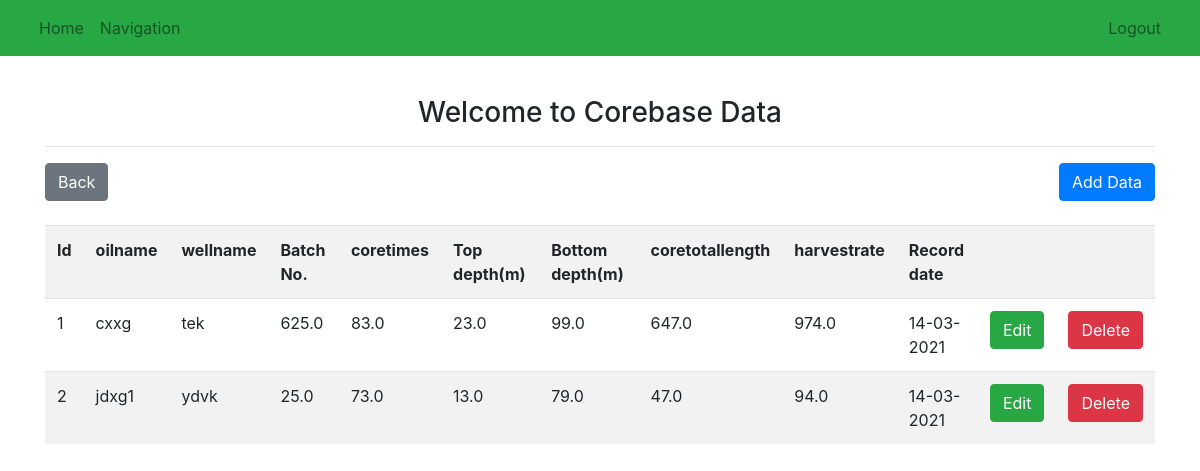
/corebase (signed in), run on the app's committed database.
### app.py (models this page shows, shortened)
class Corebase(db.Model):
    id = db.Column(db.Integer,primary_key =True)
    oilname = db.Column(db.String(150), nullable=False)
    wellname = db.Column(db.String(100), nullable=False)
    batchno = db.Column(db.Float, nullable=False)
    coretimes = db.Column(db.Float, nullable=False)
    topdepth = db.Column(db.Float, nullable=False)
    bottomdepth = db.Column(db.Float, nullable=False)
    coretotallength = db.Column(db.Float, nullable=False)
    harvestrate= db.Column(db.Float, nullable=False)
    recorddate = db.Column(db.DateTime,default =datetime.now())

### app.py (the view)
@app.route('/corebase')
@login_required
def corebase():
    infos = Corebase.query.all()
    return render_template('corebase.html',infos=infos)

### app.py (called while the page is built)
@login_manager.user_loader
def load_user(user_id):
    return User.query.get(user_id)

### templates/corebase.html (shortened to what this page needs)
{% extends 'layout.html' %}
{% block body %}
<div class="container mt-3">
    <h3 class="text-center">
        Welcome to Corebase Data
    </h3>
    <hr>
    <a href="{{url_for('navigation')}}" class='btn btn-secondary '>Back</a>
    <a href="{{url_for('new_corebase')}}" class='btn btn-primary float-right'>Add Data</a>
    <br><br>
    <table class='table table-striped'>
        <tr>
            <th>Id</th>
            <th> oilname</th>
            <th>wellname</th>
            <th>Batch No.</th>
            <th>coretimes</th>
            <th>Top depth(m)</th>
            <th>Bottom depth(m)</th>
            <th>coretotallength</th>
            <th>harvestrate</th>
            <th>Record date</th>
            <th></th>
            <th></th>
        </tr>
         {% for info in infos %}
           <tr>
               <td>{{info.id}}</td>
               <td>{{info.oilname}}</td>
               <td>{{info.wellname}}</td>
               <td>{{info.batchno}}</td>
               <td>{{info.coretimes}}</td>
               <td>{{info.topdepth}}</td>
               <td>{{info.bottomdepth}}</td>
               <td>{{info.coretotallength}}</td>
               <td>{{info.harvestrate}}</td>
               <td>{{info.recorddate.strftime('%d-%m-%Y')}}</td>
               {% if current_user.role == 'admin' %}
               <td><a href="/corebase/{{info.id}}/update" class='btn btn-success'>Edit</a></td>
               <td><a href="/corebase/delete/{{info.id}}" class='btn btn-danger' onclick= "return confirm('Do you really want to delete ?');">Delete</a></td>
               {% endif %}
           </tr>
         {% endfor %}
    </table>
</div>
{% endblock %}

### data on the page
Corebase: id "1", oilname "cxxg", wellname "tek", batchno "625.0", coretimes "83.0", topdepth "23.0", bottomdepth "99.0", coretotallength "647.0", harvestrate "974.0", recorddate "14-03-2021"
Corebase: id "2", oilname "jdxg1", wellname "ydvk", batchno "25.0", coretimes "73.0", topdepth "13.0", bottomdepth "79.0", coretotallength "47.0", harvestrate "94.0", recorddate "14-03-2021"
